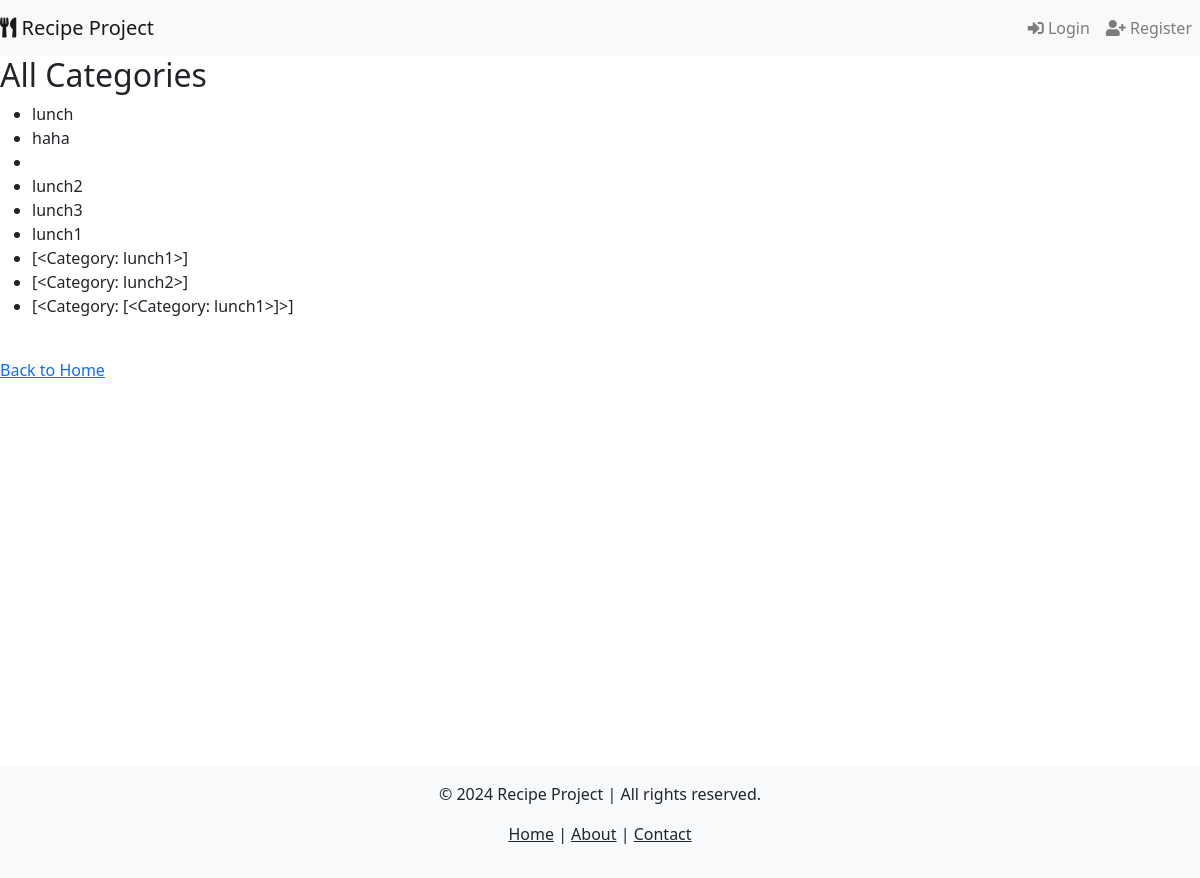
Page /categories/ on the committed database.
### recipe_app/models.py (models this page shows, shortened)
class Category(models.Model):
    name = models.CharField(max_length=100, unique=True)

### recipe_app/views.py (the view)
# urls.py: path('categories/', views.CategoryListView.as_view(), name='category_list'),
class CategoryListView(ListView):
    model = Category
    template_name = 'category_list.html'
    context_object_name = 'categories'

### recipe_app/context_processors.py (called while the page is built)
def current_year(request):
    return {'current_year': datetime.now().year}

### templates/category_list.html
{% extends 'base.html' %}
{% block content %}
    <h2>All Categories</h2>
    <ul>
        {% for category in categories %}
            <li>{{ category.name }}</li>
        {% endfor %}
    </ul>
    <br>
    <a href="{% url 'home' %}">Back to Home</a>
{% endblock %}

### rows in the picture
Category: name "lunch"
Category: name "haha"
Category: name "lunch2"
Category: name "lunch3"
Category: name "lunch1"
Category: name "[<Category: lunch1>]"
Category: name "[<Category: lunch2>]"
Category: name "[<Category: [<Category: lunch1>]>]"
